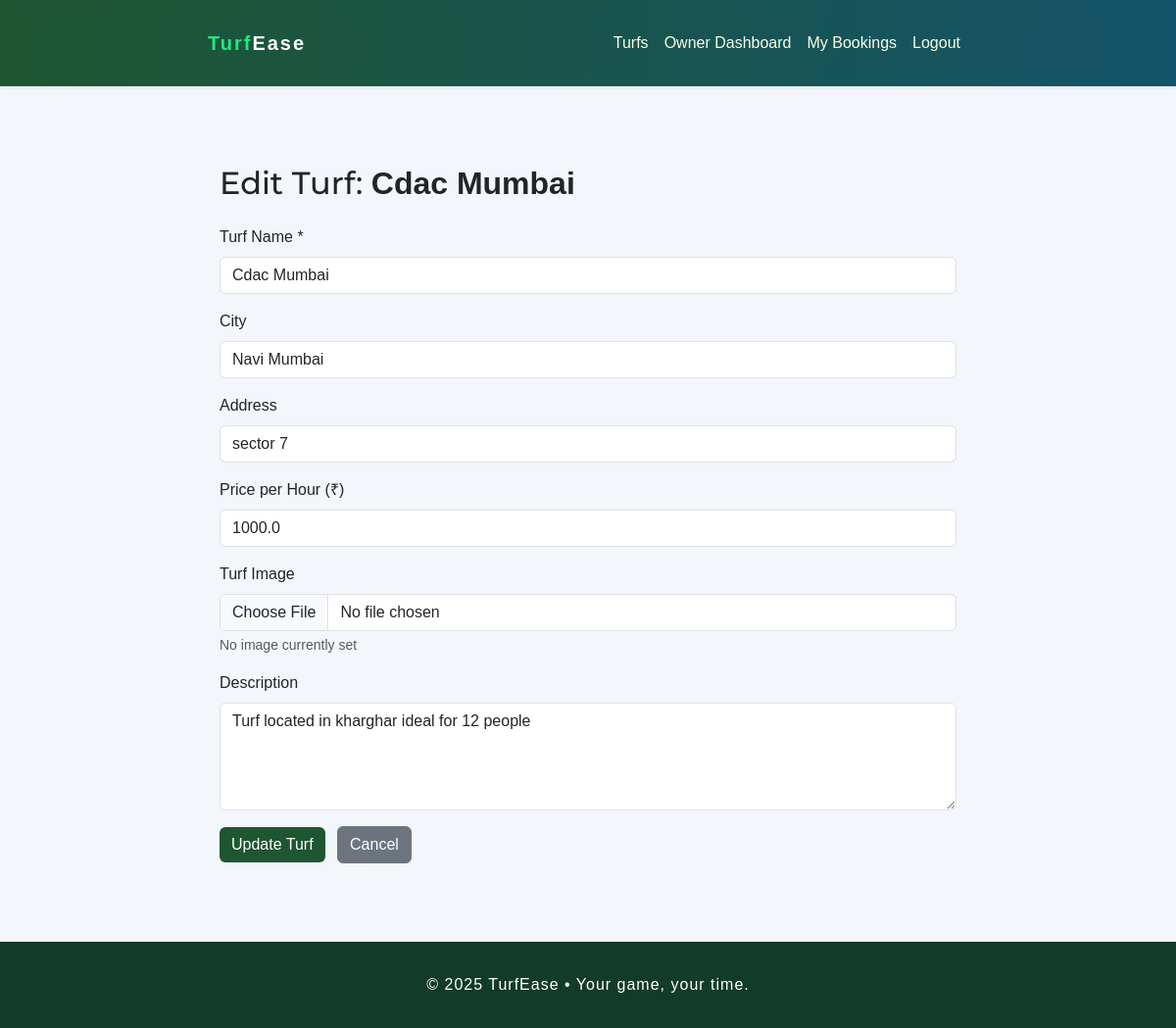
Screenshot of /owner/turf/1/edit (signed in) with the database file from the repository.
### turf_app/models.py (models this page shows, shortened)
class Turf(db.Model):
    id = db.Column(db.Integer, primary_key=True)
    owner_id = db.Column(db.Integer, db.ForeignKey('user.id'), nullable=False)
    name = db.Column(db.String(120), nullable=False)
    city = db.Column(db.String(80))
    address = db.Column(db.String(200))
    price_per_hour = db.Column(db.Float, nullable=False, default=500.0)
    description = db.Column(db.Text)
    image = db.Column(db.String(200))
    created_at = db.Column(db.DateTime, default=datetime.utcnow)
    updated_at = db.Column(db.DateTime, default=datetime.utcnow, onupdate=datetime.utcnow)
    owner = db.relationship('User', back_populates='turfs')
    slots = db.relationship('Slot', back_populates='turf', lazy=True, cascade='all, delete-orphan')
    bookings = db.relationship('Booking', back_populates='turf', lazy=True, cascade='all, delete-orphan')

### turf_app/main.py (the view, shortened to what this page needs)
@main_bp.route('/owner/turf/<int:turf_id>/edit', methods=['GET', 'POST'])
@login_required
def edit_turf(turf_id):
    turf = Turf.query.get_or_404(turf_id)
    if turf.owner_id != current_user.id:
        abort(403)
    return render_template('edit_turf.html', turf=turf)

### turf_app/models.py (called while the page is built)
@login_manager.user_loader
def load_user(user_id):
    return User.query.get(int(user_id))

### turf_app/templates/edit_turf.html (shortened to what this page needs)
{% extends 'base.html' %} {% block content %}
<div class="container my-4">
  <h2 class="mb-4">Edit Turf: <strong>{{ turf.name }}</strong></h2>
  <form
    method="post"
    enctype="multipart/form-data"
    class="needs-validation"
    novalidate
  >
    <div class="mb-3">
      <label for="name" class="form-label">Turf Name *</label>
      <input
        type="text"
        class="form-control"
        id="name"
        name="name"
        value="{{ turf.name }}"
        required
      />
    </div>
    <div class="mb-3">
      <label for="city" class="form-label">City</label>
      <input
        type="text"
        class="form-control"
        id="city"
        name="city"
        value="{{ turf.city }}"
      />
    </div>
    <div class="mb-3">
      <label for="address" class="form-label">Address</label>
      <input
        type="text"
        class="form-control"
        id="address"
        name="address"
        value="{{ turf.address }}"
      />
    </div>
    <div class="mb-3">
      <label for="price" class="form-label">Price per Hour (₹)</label>
      <input
        type="number"
        class="form-control"
        id="price"
        name="price"
        step="0.01"
        value="{{ turf.price_per_hour }}"
        min="0"
      />
    </div>
    <div class="mb-3">
      <label for="image" class="form-label">Turf Image</label>
      <input
        type="file"
        class="form-control"
        id="image"
        name="image"
        accept="image/*"
      />
      {% if turf.image %}
      <div class="mt-2">
        <small class="text-muted">Current image:</small>
        <img
          src="{{ url_for('static', filename=turf.image) }}"
          alt="Current turf image"
          class="img-thumbnail mt-1"
          style="max-height: 100px"
        />
      </div>
      {% else %}
      <div class="form-text">No image currently set</div>
      {% endif %}
    </div>
    <div class="mb-3">
      <label for="description" class="form-label">Description</label>
      <textarea
        class="form-control"
        id="description"
        name="description"
        rows="4"
      >
{{ turf.description or '' }}</textarea
      >
    </div>
    <button type="submit" class="btn btn-primary">Update Turf</button>
    <a
      href="{{ url_for('main.owner_dashboard') }}"
      class="btn btn-secondary ms-2"
      >Cancel</a
    >
  </form>
</div>
{% endblock %}

### turf_app/static/css/style.css (style rules this page uses)
:root { --maxw: 1100px; --accent: #1e90ff; --muted: #666; }
* { box-sizing: border-box; font-family: Arial, Helvetica, sans-serif; }
body { margin: 0; color: #222; line-height: 1.4; background: #f8f9fa; }
.container { max-width: var(--maxw); margin: 0 auto; padding: 16px; }
.btn { border-radius: 6px; cursor: pointer; }
input, textarea, select { width: 100%; padding: 8px; border: 1px solid #ddd; border-radius: 4px; }
textarea { resize: vertical; }

### turf_app/templates/base.html (style rules this page uses)
body { background: #f3f6fa; display: flex; flex-direction: column; min-height: 100vh; font-family: "Roboto", sans-serif; }
.btn-primary { background-color: #1e5631; border: none; }
h1, h2, h3, h4, h5, h6 { font-family: "Montserrat", sans-serif; }

### turf_app/templates/edit_turf.html (style rules this page uses)
.container { max-width: 800px; }

### rows the page displays
Turf: name "Cdac Mumbai", city "Navi Mumbai", address "sector 7", price "1000.0", description "Turf located in kharghar ideal for 12 people"
